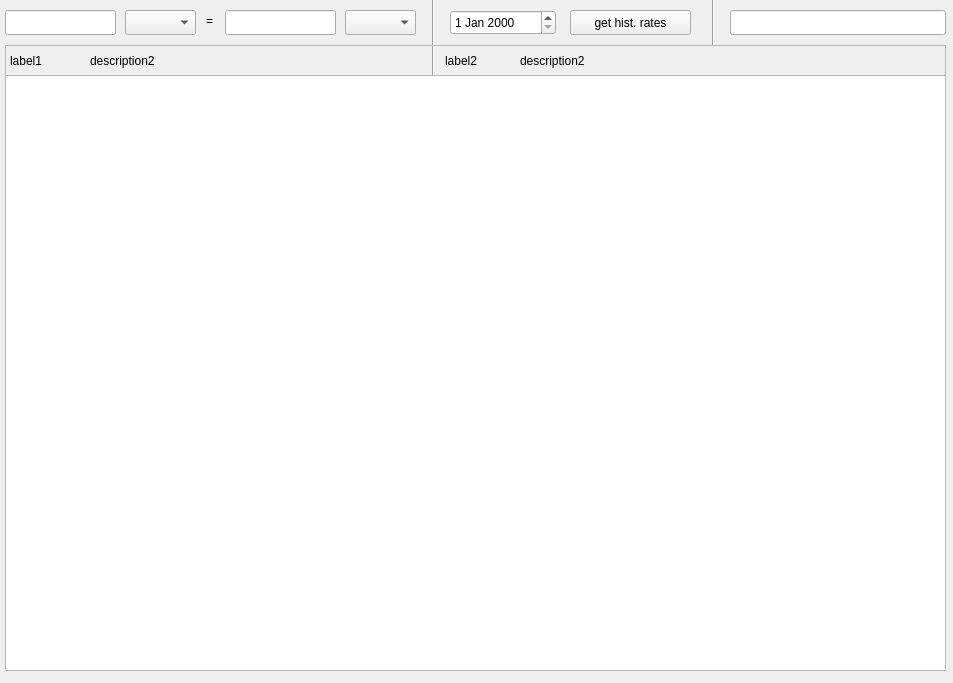
<?xml version="1.0" encoding="UTF-8"?>
<ui version="4.0">
 <class>Form</class>
 <widget class="QWidget" name="Form">
  <property name="geometry">
   <rect>
    <x>0</x>
    <y>0</y>
    <width>953</width>
    <height>683</height>
   </rect>
  </property>
  <property name="windowTitle">
   <string>Form</string>
  </property>
  <widget class="QFrame" name="frame">
   <property name="geometry">
    <rect>
     <x>0</x>
     <y>0</y>
     <width>951</width>
     <height>676</height>
    </rect>
   </property>
   <widget class="QTableView" name="tableView">
    <property name="geometry">
     <rect>
      <x>5</x>
      <y>75</y>
      <width>941</width>
      <height>596</height>
     </rect>
    </property>
   </widget>
   <widget class="QLineEdit" name="lineEdit">
    <property name="geometry">
     <rect>
      <x>5</x>
      <y>10</y>
      <width>111</width>
      <height>25</height>
     </rect>
    </property>
   </widget>
   <widget class="QLineEdit" name="lineEdit_2">
    <property name="geometry">
     <rect>
      <x>730</x>
      <y>10</y>
      <width>216</width>
      <height>25</height>
     </rect>
    </property>
   </widget>
   <widget class="QComboBox" name="comboBox">
    <property name="geometry">
     <rect>
      <x>125</x>
      <y>10</y>
      <width>71</width>
      <height>25</height>
     </rect>
    </property>
   </widget>
   <widget class="QComboBox" name="comboBox_2">
    <property name="geometry">
     <rect>
      <x>345</x>
      <y>10</y>
      <width>71</width>
      <height>25</height>
     </rect>
    </property>
   </widget>
   <widget class="QLabel" name="label">
    <property name="geometry">
     <rect>
      <x>206</x>
      <y>10</y>
      <width>21</width>
      <height>21</height>
     </rect>
    </property>
    <property name="text">
     <string>=</string>
    </property>
   </widget>
   <widget class="QLineEdit" name="lineEdit_3">
    <property name="geometry">
     <rect>
      <x>225</x>
      <y>10</y>
      <width>111</width>
      <height>25</height>
     </rect>
    </property>
   </widget>
   <widget class="QDateEdit" name="dateEdit">
    <property name="geometry">
     <rect>
      <x>450</x>
      <y>10</y>
      <width>106</width>
      <height>25</height>
     </rect>
    </property>
   </widget>
   <widget class="QPushButton" name="pushButton">
    <property name="geometry">
     <rect>
      <x>570</x>
      <y>10</y>
      <width>121</width>
      <height>25</height>
     </rect>
    </property>
    <property name="text">
     <string>get hist. rates</string>
    </property>
   </widget>
   <widget class="Line" name="line">
    <property name="geometry">
     <rect>
      <x>705</x>
      <y>-5</y>
      <width>16</width>
      <height>51</height>
     </rect>
    </property>
    <property name="orientation">
     <enum>Qt::Vertical</enum>
    </property>
   </widget>
   <widget class="Line" name="line_2">
    <property name="geometry">
     <rect>
      <x>425</x>
      <y>-5</y>
      <width>16</width>
      <height>81</height>
     </rect>
    </property>
    <property name="orientation">
     <enum>Qt::Vertical</enum>
    </property>
   </widget>
   <widget class="QFrame" name="frame_2">
    <property name="geometry">
     <rect>
      <x>5</x>
      <y>45</y>
      <width>941</width>
      <height>31</height>
     </rect>
    </property>
    <property name="frameShape">
     <enum>QFrame::StyledPanel</enum>
    </property>
    <property name="frameShadow">
     <enum>QFrame::Raised</enum>
    </property>
    <widget class="QLabel" name="label_2">
     <property name="geometry">
      <rect>
       <x>5</x>
       <y>5</y>
       <width>66</width>
       <height>21</height>
      </rect>
     </property>
     <property name="text">
      <string>label1</string>
     </property>
    </widget>
    <widget class="QLabel" name="label_3">
     <property name="geometry">
      <rect>
       <x>85</x>
       <y>5</y>
       <width>336</width>
       <height>21</height>
      </rect>
     </property>
     <property name="text">
      <string>description2</string>
     </property>
    </widget>
    <widget class="QLabel" name="label_4">
     <property name="geometry">
      <rect>
       <x>515</x>
       <y>5</y>
       <width>421</width>
       <height>21</height>
      </rect>
     </property>
     <property name="text">
      <string>description2</string>
     </property>
    </widget>
    <widget class="QLabel" name="label_5">
     <property name="geometry">
      <rect>
       <x>440</x>
       <y>5</y>
       <width>61</width>
       <height>21</height>
      </rect>
     </property>
     <property name="text">
      <string>label2</string>
     </property>
    </widget>
   </widget>
  </widget>
 </widget>
 <resources/>
 <connections/>
</ui>
